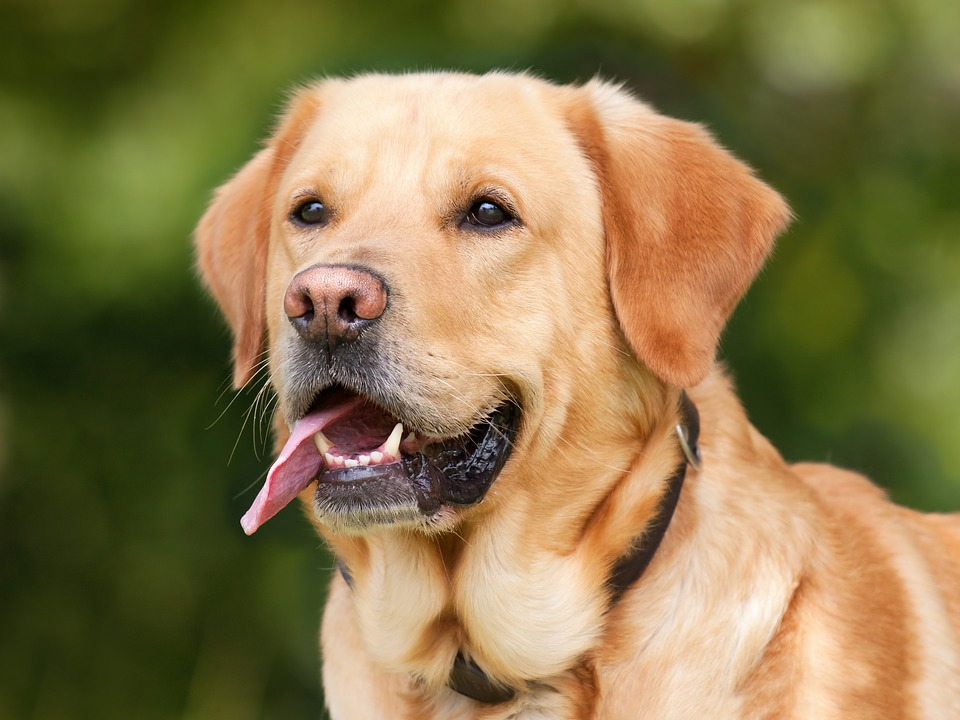
%> input picture Discussions/0920/dog.jpg, 960 x 720 px
$ octave dog.m   (GNU Octave 9; MATLAB toolbox functions it lacks are replaced by stand-ins)
%> lines starting %> are read from the running program, lines starting %| are printed output that depends on the picture
% DoG vs. LoG
%
% EECS 442 Discussion
% 09/20/2017
% Siyuan Chen

close all;

I = im2double(imread('dog.jpg'));
figure; imshow(I);
title('Original');

% Create kernels
sigma1 = 3;
sigma2 = sigma1 * sqrt(2);
G1 = fspecial('gaussian', round(2*sigma1)+1, sigma1);
G2 = fspecial('gaussian', round(2*sigma2)+1, sigma2);
L = fspecial('laplacian');

% Do convolution
J1 = zeros(size(I));
J2 = zeros(size(I));
J3 = zeros(size(I));
for i = 1:3
    J1(:,:,i) = conv2(I(:,:,i),G1,'same');
    J2(:,:,i) = conv2(I(:,:,i),G2,'same');
    J3(:,:,i) = conv2(J1(:,:,i),L,'same');
end
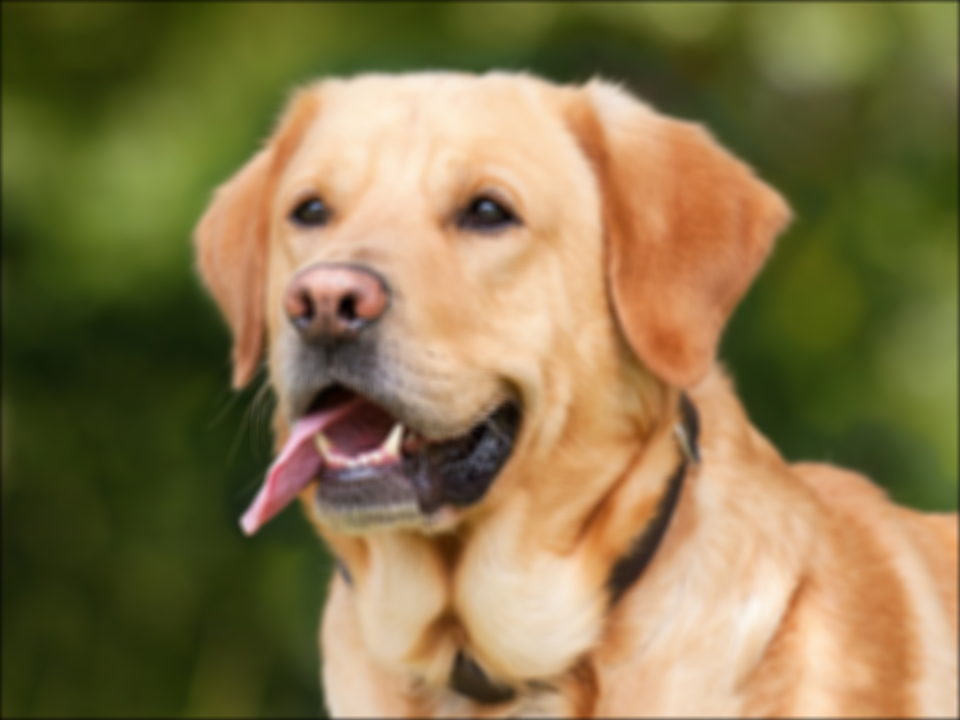
%> J2: size 720x960x3 double; mean R, G, B 0.532, 0.467, 0.298
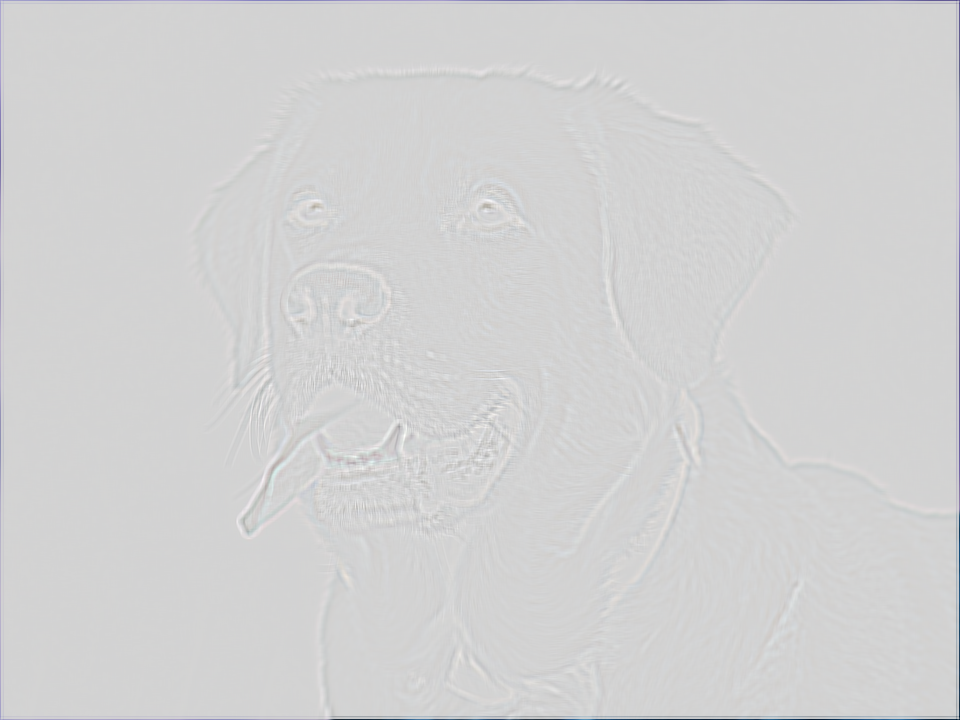
%> J3: size 720x960x3 double; mean R, G, B -0.00129, -0.00123, -0.000657; drawn with min black and max white
D = (J2-J1)*50;
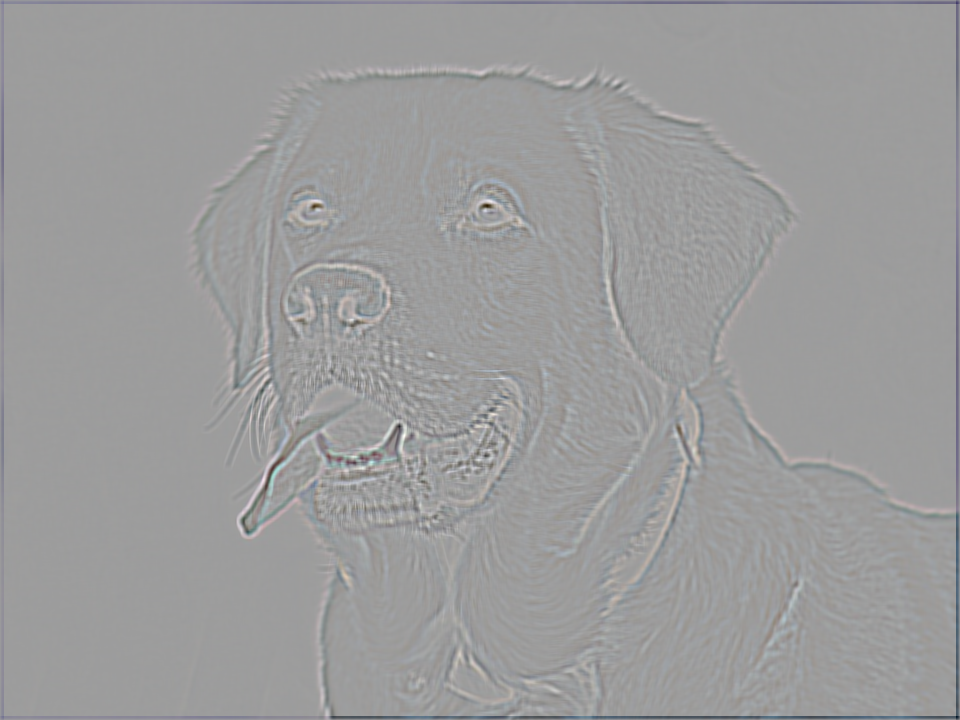
%> D: size 720x960x3 double; mean R, G, B -0.027, -0.0258, -0.0137; drawn with min black and max white

% Display
figure; imshow(J1);
title(sprintf("sigma = %.2f",sigma1));
figure; imshow(J2);
title(sprintf("sigma = %.2f",sigma2));
figure; imshow(D);
%> after `imshow(D)`:
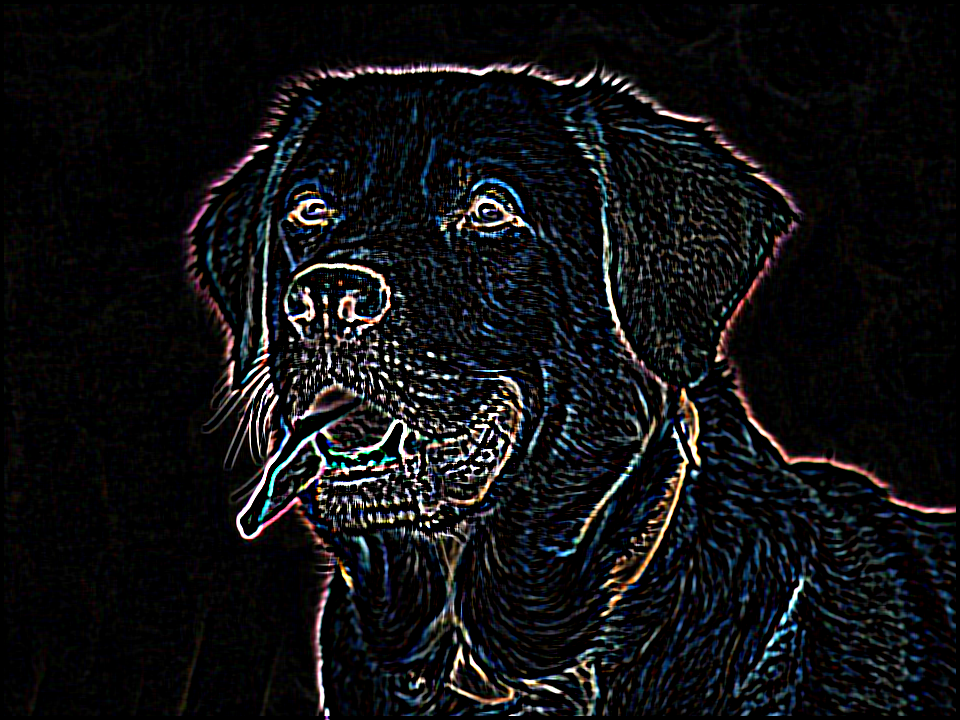
%> displayed picture: size 720x960x3, on the screen's scale of 0 to 255; mean R, G, B 16.7, 17.1, 18.9
title("DoG");
figure; imshow(J3*50);
%> after `imshow(J3*50)`:
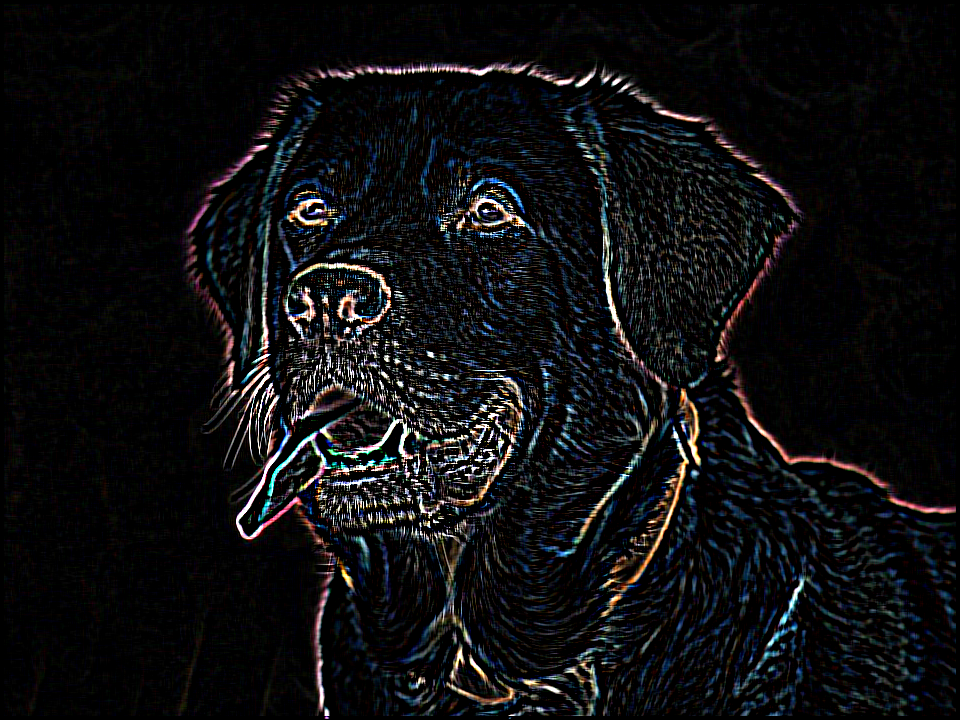
%> displayed picture: size 720x960x3, on the screen's scale of 0 to 255; mean R, G, B 15.1, 15.2, 16.6
title("LoG");
